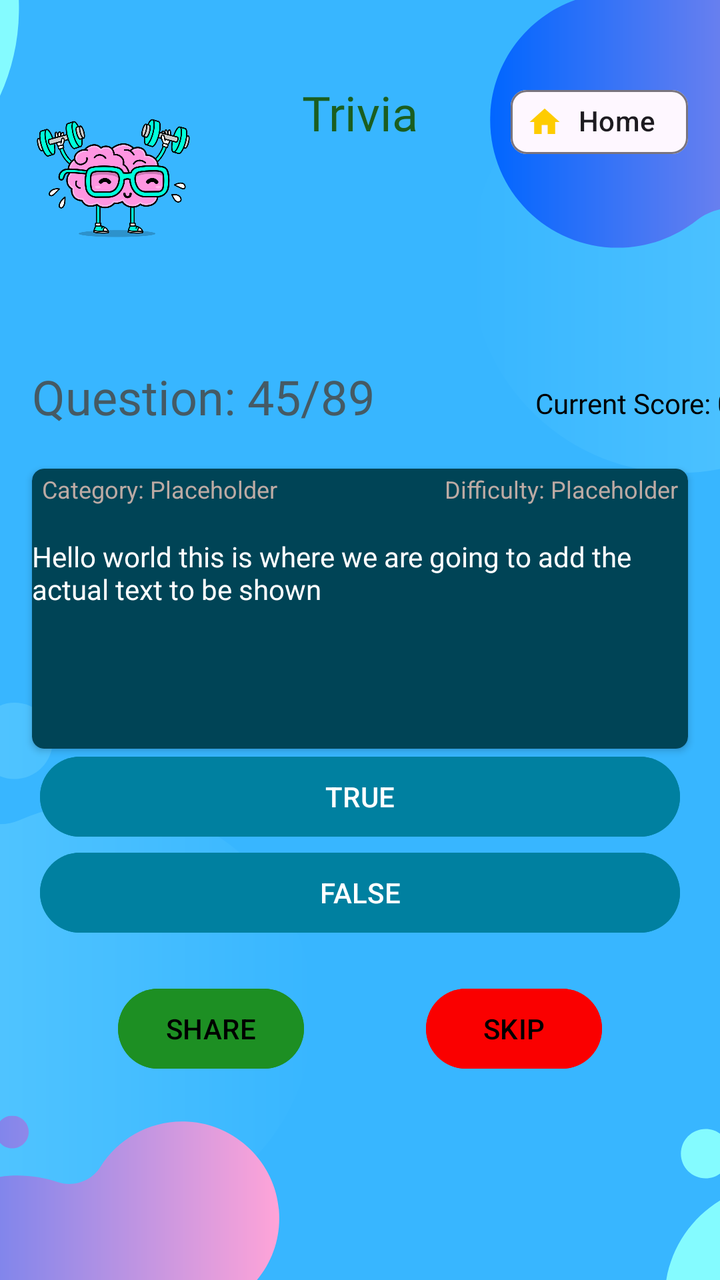
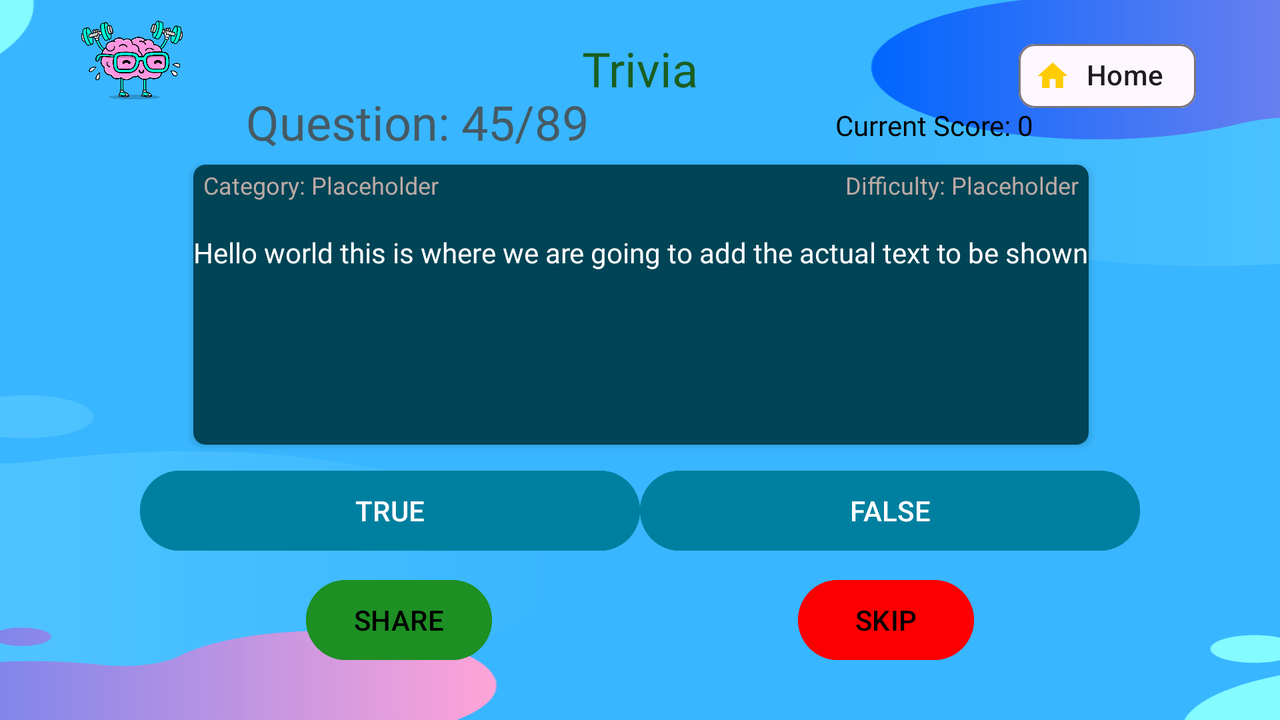

First picture: res/layout/ on a phone held upright. Second picture: the repository's own variant of that layout, on a device whose configuration matches the variant's folder. Source for both follows.
<!-- AndroidManifest.xml: application theme Theme.Trivia -->
<!-- res/layout/activity_main.xml -->
<?xml version="1.0" encoding="utf-8"?>
<layout xmlns:android="http://schemas.android.com/apk/res/android"
    xmlns:app="http://schemas.android.com/apk/res-auto"
    xmlns:tools="http://schemas.android.com/tools">

    <data>

    </data>

    <androidx.constraintlayout.widget.ConstraintLayout
        android:layout_width="match_parent"
        android:layout_height="match_parent"
        android:background="@drawable/backgroundblue"
        tools:context=".MainActivity">

        <TextView
            android:id="@+id/title_text"
            style="@style/MainTextStyle"
            android:layout_marginTop="40dp"
            android:fontFamily="@font/margarine"
            android:text="@string/title_text"
            android:textColor="#1B5E20"
            android:textSize="24sp"
            app:layout_constraintEnd_toEndOf="parent"
            app:layout_constraintStart_toStartOf="parent"
            app:layout_constraintTop_toTopOf="parent" />

        <TextView
            android:id="@+id/text_view_out_of"
            style="@style/MainTextStyle"
            android:layout_width="wrap_content"
            android:layout_height="wrap_content"
            android:layout_marginStart="16dp"
            android:layout_marginTop="48dp"
            android:fontFamily="@font/chewy"
            android:text="@string/out_of_text"
            android:textColor="#455A64"
            android:textSize="24sp"
            app:layout_constraintStart_toStartOf="parent"
            app:layout_constraintTop_toBottomOf="@+id/imageView" />

        <androidx.cardview.widget.CardView
            android:id="@+id/card_view"
            android:layout_width="match_parent"
            android:layout_height="140dp"
            android:layout_marginStart="16dp"
            android:layout_marginTop="20dp"
            android:layout_marginEnd="16dp"
            android:backgroundTint="#004456"
            android:elevation="12dp"
            app:cardCornerRadius="6dp"
            app:layout_constraintEnd_toEndOf="parent"
            app:layout_constraintHorizontal_bias="0.0"
            app:layout_constraintStart_toStartOf="parent"
            app:layout_constraintTop_toBottomOf="@+id/text_view_out_of">

            <LinearLayout
                android:layout_width="match_parent"
                android:layout_height="match_parent"
                android:orientation="vertical">

                <LinearLayout
                    android:layout_width="match_parent"
                    android:layout_height="wrap_content"
                    android:layout_marginStart="5dp"
                    android:layout_marginTop="2dp"
                    android:layout_marginEnd="5dp"
                    android:orientation="horizontal">

                    <TextView
                        android:id="@+id/question_category_textview"
                        android:layout_width="wrap_content"
                        android:layout_height="wrap_content"
                        android:layout_weight="1"
                        android:text="@string/category_placeholder"
                        android:textColor="#BCAAA4"
                        android:textSize="12sp" />

                    <TextView
                        android:id="@+id/question_difficulty_textview"
                        android:layout_width="wrap_content"
                        android:layout_height="wrap_content"
                        android:layout_weight="1"
                        android:gravity="end"
                        android:text="@string/difficulty_placeholder"
                        android:textColor="#BCAAA4"
                        android:textSize="12sp" />
                </LinearLayout>

                <TextView
                    android:id="@+id/question_text_view"
                    style="@style/MainTextStyle"
                    android:layout_width="wrap_content"
                    android:layout_height="wrap_content"
                    android:paddingStart="@dimen/question_text_padding"
                    android:paddingEnd="@dimen/question_text_padding"
                    android:text="@string/placeholder"
                    android:textColor="@color/white" />

            </LinearLayout>

        </androidx.cardview.widget.CardView>

        <Button
            android:id="@+id/first_answer_button"
            style="@style/button_style"
            android:layout_width="320dp"
            android:layout_height="wrap_content"
            android:backgroundTint="@color/buttons_color"
            android:text="@string/TRUE_BUTTON"
            app:layout_constraintEnd_toEndOf="parent"
            app:layout_constraintStart_toStartOf="parent"
            app:layout_constraintTop_toBottomOf="@+id/card_view" />

        <Button
            android:id="@+id/second_answer_button"
            style="@style/button_style"
            android:layout_width="320dp"
            android:layout_height="wrap_content"
            android:backgroundTint="@color/buttons_color"
            android:text="@string/FALSE_BUTTON"
            app:layout_constraintEnd_toEndOf="parent"
            app:layout_constraintStart_toStartOf="parent"
            app:layout_constraintTop_toBottomOf="@+id/first_answer_button" />

        <Button
            android:id="@+id/third_answer_button"
            style="@style/button_style"
            android:layout_width="320dp"
            android:layout_height="wrap_content"
            android:backgroundTint="@color/buttons_color"
            android:text="@string/button_placeholder_text"
            android:visibility="gone"
            app:layout_constraintEnd_toEndOf="parent"
            app:layout_constraintStart_toStartOf="parent"
            app:layout_constraintTop_toBottomOf="@+id/second_answer_button" />

        <Button
            android:id="@+id/fourth_answer_button"
            style="@style/button_style"
            android:layout_width="320dp"
            android:layout_height="wrap_content"
            android:backgroundTint="@color/buttons_color"
            android:text="@string/button_placeholder_text"
            android:visibility="gone"
            app:layout_constraintEnd_toEndOf="parent"
            app:layout_constraintHorizontal_bias="0.505"
            app:layout_constraintStart_toStartOf="parent"
            app:layout_constraintTop_toBottomOf="@+id/third_answer_button" />

        <ImageView
            android:id="@+id/imageView"
            android:layout_width="90dp"
            android:layout_height="90dp"
            android:layout_marginStart="8dp"
            android:layout_marginTop="44dp"
            android:layout_marginEnd="8dp"
            android:scaleType="centerCrop"
            android:visibility="visible"
            app:layout_constraintEnd_toStartOf="@+id/title_text"
            app:layout_constraintHorizontal_bias="0.084"
            app:layout_constraintStart_toStartOf="parent"
            app:layout_constraintTop_toTopOf="parent"
            app:srcCompat="@drawable/braintransparent" />

        <TextView
            android:id="@+id/currentScore_text"
            style="@style/MainTextStyle"
            android:layout_width="wrap_content"
            android:layout_height="wrap_content"
            android:layout_marginStart="103dp"
            android:layout_marginTop="192dp"
            android:layout_marginEnd="16dp"
            android:fontFamily="@font/chewy"
            android:text="@string/score_placeholder"
            android:textColor="#000000"
            app:layout_constraintEnd_toEndOf="parent"
            app:layout_constraintStart_toEndOf="@+id/text_view_out_of"
            app:layout_constraintTop_toTopOf="parent" />

        <Button
            android:id="@+id/button_next"
            android:layout_width="wrap_content"
            android:layout_height="wrap_content"
            android:layout_marginTop="20dp"
            android:backgroundTint="#FA0000"
            android:text="@string/SKIP_BUTTON"
            android:textColor="#000000"
            app:layout_constraintEnd_toEndOf="parent"
            app:layout_constraintHorizontal_bias="0.783"
            app:layout_constraintHorizontal_chainStyle="spread"
            app:layout_constraintStart_toStartOf="parent"
            app:layout_constraintTop_toBottomOf="@+id/fourth_answer_button" />

        <Button
            android:id="@+id/button_share"
            android:layout_width="wrap_content"
            android:layout_height="wrap_content"
            android:layout_marginTop="20dp"
            android:backgroundTint="#1D8F23"
            android:text="@string/share_button_text"
            android:textColor="#000000"
            app:layout_constraintEnd_toStartOf="@+id/button_next"
            app:layout_constraintHorizontal_bias="0.493"
            app:layout_constraintHorizontal_chainStyle="spread"
            app:layout_constraintStart_toStartOf="parent"
            app:layout_constraintTop_toBottomOf="@+id/fourth_answer_button" />

        <com.google.android.material.chip.Chip
            android:id="@+id/chip"
            android:layout_width="wrap_content"
            android:layout_height="wrap_content"
            android:layout_marginEnd="16dp"
            android:text="@string/home_button_text"
            app:chipIcon="@drawable/baseline_home_24"
            app:layout_constraintBaseline_toBaselineOf="@+id/title_text"
            app:layout_constraintEnd_toEndOf="parent" />

    </androidx.constraintlayout.widget.ConstraintLayout>
</layout>
<!-- resources referenced by this layout -->
<resources>
  <color name="buttons_color">#0080A0</color>
  <color name="white">#FFFFFFFF</color>
  <!-- drawable backgroundblue: png bitmap (drawable, 31141 bytes) -->
  <!-- drawable baseline_home_24 (drawable) -->
  <vector android:height="24dp" android:tint="#FECC00"
      android:viewportHeight="24" android:viewportWidth="24"
      android:width="24dp" xmlns:android="http://schemas.android.com/apk/res/android">
      <path android:fillColor="@android:color/white" android:pathData="M10,20v-6h4v6h5v-8h3L12,3 2,12h3v8z"/>
  </vector>
  <!-- drawable braintransparent: png bitmap (drawable, 204071 bytes) -->
  <string name="FALSE_BUTTON">FALSE</string>
  <string name="SKIP_BUTTON">SKIP</string>
  <string name="TRUE_BUTTON">TRUE</string>
  <string name="button_placeholder_text">Answer Text</string>
  <string name="category_placeholder">Category: Placeholder</string>
  <string name="difficulty_placeholder">Difficulty: Placeholder</string>
  <string name="home_button_text">Home</string>
  <string name="out_of_text">Question: 45/89</string>
  <string name="placeholder">Hello world this is where we are going to add the actual text to be shown</string>
  <string name="score_placeholder">Current Score: 0</string>
  <string name="share_button_text">SHARE</string>
  <string name="title_text">Trivia</string>
  <style name="MainTextStyle">
          <item name="android:layout_width">wrap_content</item>
          <item name="android:layout_height">wrap_content</item>
          <item name="android:layout_marginTop">16dp</item>
          <item name="android:fontFamily">@font/roboto_medium</item>
      </style>
  <style name="button_style">
          <item name="android:layout_height">55dp</item>
          <item name="android:layout_margin">@dimen/button_margin</item>
          <item name="android:backgroundTint">#0F2E62</item>
          <item name="android:padding">@dimen/button_padding</item>
          <item name="android:textColor">@color/white</item>
      </style>
  <style name="Theme.Trivia" parent="Base.Theme.Trivia" />
  <style name="Base.Theme.Trivia" parent="Theme.Material3.DayNight.NoActionBar">
          
          
          <item name="colorPrimary">@color/black</item>
          <item name="android:windowTranslucentNavigation">true</item>
      </style>
  <color name="black">#FF000000</color>
</resources>
<!-- res/layout-land/activity_main.xml (the repository's variant of the layout above) -->
<!-- drawn on the phone turned sideways -->
<?xml version="1.0" encoding="utf-8"?>
<layout xmlns:android="http://schemas.android.com/apk/res/android"
    xmlns:app="http://schemas.android.com/apk/res-auto"
    xmlns:tools="http://schemas.android.com/tools">

    <data>

    </data>

    <androidx.constraintlayout.widget.ConstraintLayout
        android:layout_width="match_parent"
        android:layout_height="match_parent"
        android:background="@drawable/backgroundblue"
        tools:context=".MainActivity">

        <TextView
            android:id="@+id/title_text"
            style="@style/MainTextStyle"
            android:layout_marginTop="18dp"
            android:fontFamily="@font/margarine"
            android:text="@string/title_text"
            android:textColor="#1B5E20"
            android:textSize="24sp"
            app:layout_constraintEnd_toEndOf="parent"
            app:layout_constraintStart_toStartOf="parent"
            app:layout_constraintTop_toTopOf="parent" />

        <androidx.cardview.widget.CardView
            android:id="@+id/card_view"
            android:layout_width="wrap_content"
            android:layout_height="140dp"
            android:layout_marginStart="131dp"
            android:layout_marginTop="32dp"
            android:layout_marginEnd="130dp"
            android:backgroundTint="#004456"
            android:elevation="12dp"
            app:cardCornerRadius="6dp"
            app:layout_constraintEnd_toEndOf="parent"
            app:layout_constraintStart_toStartOf="parent"
            app:layout_constraintTop_toBottomOf="@+id/title_text">

            <LinearLayout
                android:layout_width="match_parent"
                android:layout_height="match_parent"
                android:orientation="vertical">

                <LinearLayout
                    android:layout_width="match_parent"
                    android:layout_height="wrap_content"
                    android:layout_marginStart="5dp"
                    android:layout_marginTop="2dp"
                    android:layout_marginEnd="5dp"
                    android:orientation="horizontal">

                    <TextView
                        android:id="@+id/question_category_textview"
                        android:layout_width="wrap_content"
                        android:layout_height="wrap_content"
                        android:layout_weight="1"
                        android:text="@string/category_placeholder"
                        android:textColor="#BCAAA4"
                        android:textSize="12sp" />

                    <TextView
                        android:id="@+id/question_difficulty_textview"
                        android:layout_width="wrap_content"
                        android:layout_height="wrap_content"
                        android:layout_weight="1"
                        android:gravity="end"
                        android:text="@string/difficulty_placeholder"
                        android:textColor="#BCAAA4"
                        android:textSize="12sp" />
                </LinearLayout>

                <TextView
                    android:id="@+id/question_text_view"
                    style="@style/MainTextStyle"
                    android:layout_width="wrap_content"
                    android:layout_height="wrap_content"
                    android:paddingStart="@dimen/question_text_padding"
                    android:paddingEnd="@dimen/question_text_padding"
                    android:text="@string/placeholder"
                    android:textColor="@color/white" />

            </LinearLayout>

        </androidx.cardview.widget.CardView>

        <Button
            android:id="@+id/first_answer_button"
            style="@style/button_style"
            android:layout_width="250dp"
            android:layout_height="wrap_content"
            android:layout_marginTop="9dp"
            android:backgroundTint="@color/buttons_color"
            android:text="@string/TRUE_BUTTON"
            app:layout_constraintEnd_toStartOf="@+id/second_answer_button"
            app:layout_constraintHorizontal_bias="0.5"
            app:layout_constraintHorizontal_chainStyle="packed"
            app:layout_constraintStart_toStartOf="parent"
            app:layout_constraintTop_toBottomOf="@+id/card_view" />

        <Button
            android:id="@+id/third_answer_button"
            style="@style/button_style"
            android:layout_width="250dp"
            android:layout_height="wrap_content"
            android:backgroundTint="@color/buttons_color"
            android:text="@string/button_placeholder_text"
            android:visibility="gone"
            app:layout_constraintEnd_toStartOf="@+id/fourth_answer_button"
            app:layout_constraintHorizontal_bias="0.5"
            app:layout_constraintHorizontal_chainStyle="packed"
            app:layout_constraintStart_toStartOf="parent"
            app:layout_constraintTop_toBottomOf="@+id/first_answer_button" />

        <Button
            android:id="@+id/fourth_answer_button"
            style="@style/button_style"
            android:layout_width="250dp"
            android:layout_height="wrap_content"
            android:backgroundTint="@color/buttons_color"
            android:text="@string/button_placeholder_text"
            android:visibility="gone"
            app:layout_constraintEnd_toEndOf="parent"
            app:layout_constraintHorizontal_bias="0.5"
            app:layout_constraintStart_toEndOf="@+id/third_answer_button"
            app:layout_constraintTop_toBottomOf="@+id/second_answer_button" />

        <Button
            android:id="@+id/second_answer_button"
            style="@style/button_style"
            android:layout_width="250dp"
            android:layout_height="wrap_content"
            android:layout_marginTop="9dp"
            android:backgroundTint="@color/buttons_color"
            android:text="@string/FALSE_BUTTON"
            app:layout_constraintEnd_toEndOf="parent"
            app:layout_constraintHorizontal_bias="0.5"
            app:layout_constraintStart_toEndOf="@+id/first_answer_button"
            app:layout_constraintTop_toBottomOf="@+id/card_view" />

        <ImageView
            android:id="@+id/imageView"
            android:layout_width="60dp"
            android:layout_height="60dp"
            android:layout_marginStart="36dp"
            android:scaleType="centerCrop"
            android:visibility="visible"
            app:layout_constraintBaseline_toBaselineOf="@+id/title_text"
            app:layout_constraintStart_toStartOf="parent"
            app:srcCompat="@drawable/braintransparent" />

        <TextView
            android:id="@+id/currentScore_text"
            style="@style/MainTextStyle"
            android:layout_width="wrap_content"
            android:layout_height="wrap_content"
            android:fontFamily="@font/chewy"
            android:text="@string/score_placeholder"
            android:textColor="#000000"
            app:layout_constraintBottom_toTopOf="@+id/card_view"
            app:layout_constraintEnd_toEndOf="parent"
            app:layout_constraintHorizontal_bias="0.5"
            app:layout_constraintStart_toEndOf="@+id/text_view_out_of"
            app:layout_constraintTop_toTopOf="parent"
            app:layout_constraintVertical_bias="0.781" />

        <TextView
            android:id="@+id/text_view_out_of"
            style="@style/MainTextStyle"
            android:layout_width="wrap_content"
            android:layout_height="wrap_content"
            android:fontFamily="@font/chewy"
            android:text="@string/out_of_text"
            android:textColor="#455A64"
            android:textSize="24sp"
            app:layout_constraintBottom_toTopOf="@+id/card_view"
            app:layout_constraintEnd_toStartOf="@+id/currentScore_text"
            app:layout_constraintHorizontal_bias="0.5"
            app:layout_constraintStart_toStartOf="parent"
            app:layout_constraintTop_toTopOf="parent"
            app:layout_constraintVertical_bias="0.846" />

        <Button
            android:id="@+id/button_next"
            android:layout_width="wrap_content"
            android:layout_height="wrap_content"
            android:backgroundTint="#FA0000"
            android:text="@string/SKIP_BUTTON"
            android:textColor="#000000"
            app:layout_constraintBottom_toBottomOf="parent"
            app:layout_constraintEnd_toEndOf="parent"
            app:layout_constraintHorizontal_bias="0.5"
            app:layout_constraintStart_toEndOf="@+id/button_share"
            app:layout_constraintTop_toBottomOf="@+id/fourth_answer_button"
            app:layout_constraintVertical_bias="0.204" />

        <Button
            android:id="@+id/button_share"
            android:layout_width="wrap_content"
            android:layout_height="wrap_content"
            android:backgroundTint="#1D8F23"
            android:text="@string/share_button_text"
            android:textColor="#000000"
            app:layout_constraintBottom_toBottomOf="parent"
            app:layout_constraintEnd_toStartOf="@+id/button_next"
            app:layout_constraintHorizontal_bias="0.5"
            app:layout_constraintStart_toStartOf="parent"
            app:layout_constraintTop_toBottomOf="@+id/third_answer_button"
            app:layout_constraintVertical_bias="0.204" />

        <com.google.android.material.chip.Chip
            android:id="@+id/chip"
            android:layout_width="wrap_content"
            android:layout_height="wrap_content"
            android:layout_marginTop="14dp"
            android:layout_marginEnd="42dp"
            android:text="@string/home_button_text"
            app:chipIcon="@drawable/baseline_home_24"
            app:layout_constraintEnd_toEndOf="parent"
            app:layout_constraintTop_toTopOf="parent" />

    </androidx.constraintlayout.widget.ConstraintLayout>
</layout>
